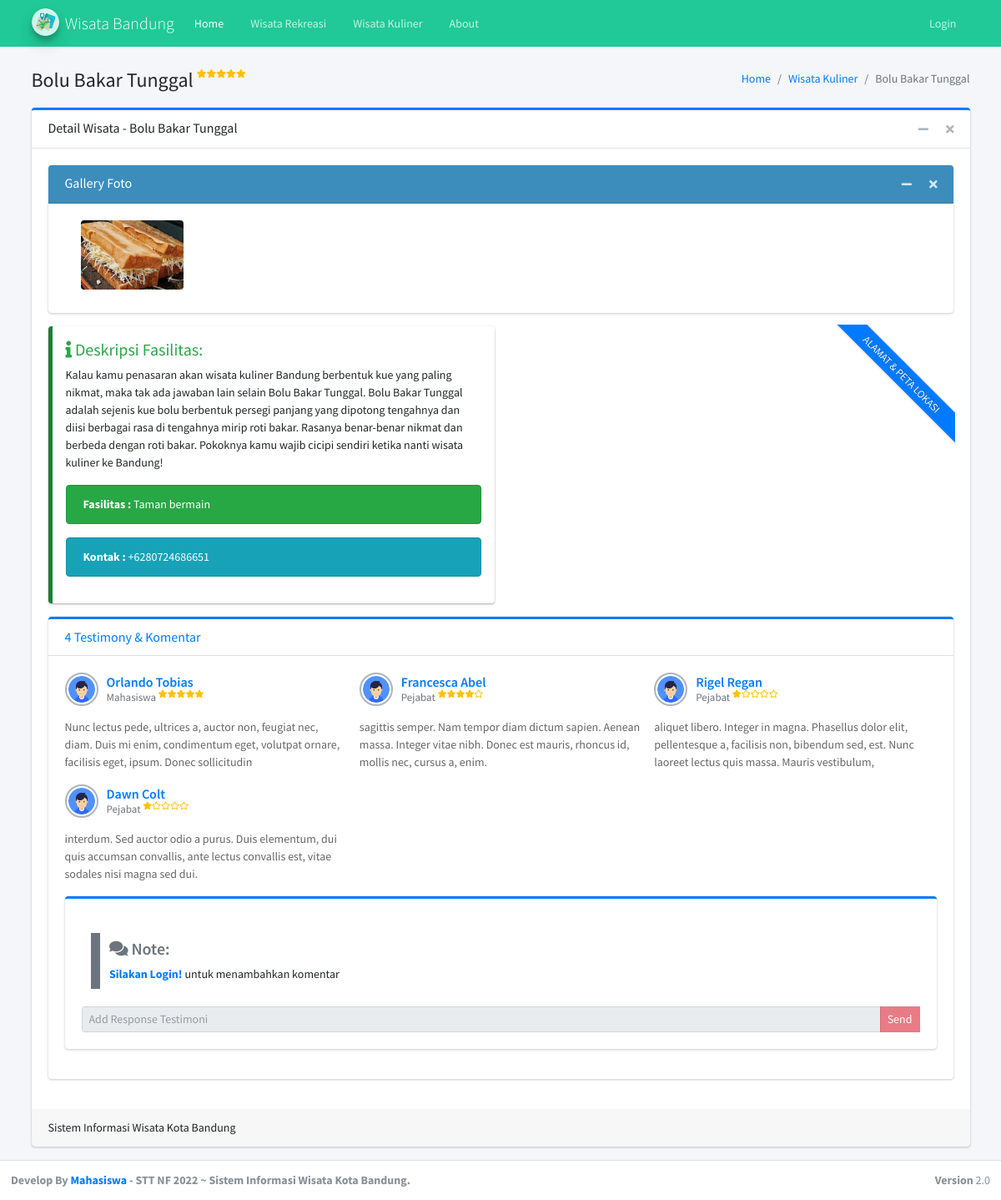
Page /wisata/detail/17 on the committed database.
### tables this page shows
CREATE TABLE `wisata` (
  `id` int(11) NOT NULL AUTO_INCREMENT,
  `nama` varchar(100) DEFAULT NULL,
  `deskripsi` text DEFAULT NULL,
  `jenis_wisata_id` int(11) DEFAULT NULL,
  `fasilitas` text DEFAULT NULL,
  `bintang` smallint(6) DEFAULT NULL,
  `kontak` varchar(45) DEFAULT NULL,
  `alamat` text DEFAULT NULL,
  `latlong` varchar(50) DEFAULT NULL,
  `email` varchar(45) DEFAULT NULL,
  `web` varchar(45) DEFAULT NULL,
  `jenis_kuliner_id` int(11) DEFAULT NULL,
  PRIMARY KEY (`id`),
  KEY `fk_wisata_jenis_wisata_idx` (`jenis_wisata_id`),
  KEY `fk_wisata_jenis_kuliner1_idx` (`jenis_kuliner_id`),
  CONSTRAINT `fk_wisata_jenis_kuliner1` FOREIGN KEY (`jenis_kuliner_id`) REFERENCES `jenis_kuliner` (`id`) ON DELETE NO ACTION ON UPDATE CASCADE,
  CONSTRAINT `fk_wisata_jenis_wisata` FOREIGN KEY (`jenis_wisata_id`) REFERENCES `jenis_wisata` (`id`) ON DELETE NO ACTION ON UPDATE CASCADE
);

CREATE TABLE `gallery_wisata` (
  `id` int(11) NOT NULL AUTO_INCREMENT,
  `foto_wisata` varchar(255) DEFAULT NULL,
  `wisata_id` int(11) DEFAULT NULL,
  PRIMARY KEY (`id`),
  KEY `FK_GALLERY_FOTO REF_WISATA` (`wisata_id`),
  CONSTRAINT `FK_GALLERY_FOTO REF_WISATA` FOREIGN KEY (`wisata_id`) REFERENCES `wisata` (`id`) ON DELETE CASCADE ON UPDATE CASCADE
);

CREATE TABLE `testimoni` (
  `id` int(11) NOT NULL AUTO_INCREMENT,
  `nama` varchar(45) DEFAULT NULL,
  `email` varchar(90) DEFAULT NULL,
  `wisata_id` int(11) NOT NULL,
  `profesi_id` int(11) NOT NULL,
  `rating` smallint(6) DEFAULT NULL,
  `komentar` text DEFAULT NULL,
  `user_id` int(11) DEFAULT NULL,
  `created_at` datetime DEFAULT current_timestamp(),
  `foto` varchar(255) DEFAULT NULL,
  PRIMARY KEY (`id`),
  KEY `fk_testimoni_profesi1` (`profesi_id`),
  KEY `fk_testimoni_wisata1` (`wisata_id`),
  KEY `fk_testimoni_user_id` (`user_id`),
  CONSTRAINT `fk_testimoni_profesi1` FOREIGN KEY (`profesi_id`) REFERENCES `profesi` (`id`) ON DELETE NO ACTION ON UPDATE CASCADE,
  CONSTRAINT `fk_testimoni_user_id` FOREIGN KEY (`user_id`) REFERENCES `users` (`id`) ON DELETE NO ACTION ON UPDATE CASCADE,
  CONSTRAINT `fk_testimoni_wisata1` FOREIGN KEY (`wisata_id`) REFERENCES `wisata` (`id`) ON DELETE NO ACTION ON UPDATE CASCADE
);

CREATE TABLE `profesi` (
  `id` int(11) NOT NULL AUTO_INCREMENT,
  `nama` varchar(20) DEFAULT NULL,
  PRIMARY KEY (`id`)
);

### application/views/wisata_detail.php (the view, shortened to what the rows shown need)
<div class="content-wrapper">
    <div class="content-header">
        <div class="container">
            <div class="row mb-2 mt-4">
                <div class="col-sm-6">
                    <div class="d-flex flex-row">
                        <div class="mr-1">
                            <h1><?php echo $rekreasi->nama; ?> </h1>
                        </div>
                                <?php
                                createStar($rekreasi->bintang);
                                ?>
                    </div>
                </div>
                <div class="col-sm-6">
                    <ol class="breadcrumb float-sm-right">
                        <li class="breadcrumb-item"><a href="index.html">Home</a></li>
                        <?php if ($rekreasi->jenis_wisata_id != null) { ?>
                            <li class="breadcrumb-item"><a href="<?php echo base_url(); ?>wisata/rekreasi">Wisata Rekreasi</a></li>
                        <?php } else { ?>
                            <li class="breadcrumb-item"><a href="<?php echo base_url(); ?>wisata/kuliner">Wisata Kuliner</a></li>
                        <?php } ?>
                        <li class="breadcrumb-item active"><?php echo $rekreasi->nama; ?></li>
                    </ol>
                </div>
            </div>
        </div>
    </div>
    <div class="content">
        <div class="container">
            <div class="row">
                <div class="col-12">
                    <div class="card card-primary card-outline">
                        <div class="card-header">
                            <h3 class="card-title">Detail Wisata - <?php echo $rekreasi->nama; ?></h3>
                            <div class="card-tools">
                                <button type="button" class="btn btn-tool" data-card-widget="collapse" title="Collapse">
                                </button>
                                <button type="button" class="btn btn-tool" data-card-widget="remove" title="Remove">
                                </button>
                            </div>
                        </div>
                        <div class="card-body">
                            <div class="row">
                                <div class="col-12">
                                    <div class="card">
                                        <div class="card-body">
                                            <div class="row">
                                                <?php
                                                foreach ($gallery->result() as $i) {
                                                    if ($i->foto_wisata != NULL) {
                                                        $fotoPath = 'assets/upload/wisata/' . $i->foto_wisata;
                                                        $foto = (file_exists($fotoPath)) ? $fotoPath : 'assets/dist/img/wisata.jpg';
                                                    } else {
                                                        $foto = 'assets/dist/img/wisata.jpg';
                                                    }
                                                ?>
                                                    <div class="col-sm-2">
                                                        <a href="<?= base_url() . $foto; ?>" data-toggle="lightbox" data-title="Gambar <?= $i->id; ?>" data-gallery="gallery">
                                                            <img src="<?= base_url() . $foto; ?>" class="img-fluid mb-2 rounded mx-auto d-block" style="max-height :83px" alt="Gambar" />
                                                        </a>
                                                    </div>
                                                <?php } ?>
                                            </div>
                                        </div>
                                    </div>
                                </div>
                                <div class="col-md-6">
                                    <div class="callout callout-success">
                                        <h5 class="text-success"><i class="fas fa-info"></i> Deskripsi
                                            Fasilitas:</h5>
                                        <p>
                                            <?php echo $rekreasi->deskripsi; ?>
                                        </p>
                                        <div class="alert alert-success">
                                            <b>Fasilitas : </b> <?php echo $rekreasi->fasilitas; ?>
                                        </div>
                                        <div class="alert alert-info">
                                            <b>Kontak : </b> <?php echo $rekreasi->kontak; ?>
                                        </div>
                                    </div>
                                </div>
                                <div class="col-md-12">
                                    <div class="card card-primary card-outline">
                                        <div class="card-body">
                                            <div class="row">
                                                <?php foreach ($testimoni->result() as $i) { ?>
                                                    <div class="col-md-4">
                                                        <div class="post clearfix">
                                                            <div class="user-block">
                                                                <?php
                                                                if ($i->foto != NULL) {
                                                                    $fotoPath = 'assets/upload/user/' . $i->foto;
                                                                    $foto = (file_exists($fotoPath)) ? $fotoPath : 'assets/dist/img/default.png';
                                                                } else {
                                                                    $foto = 'assets/dist/img/default.png';
                                                                }
                                                                ?>
                                                                <img class="img-circle img-bordered-sm" src="<?= base_url() . $foto; ?>" alt="User Image">
                                                                <span class="username">
                                                                    <a href="#"><?php echo $i->nama; ?></a>
                                                                </span>
                                                                <span class="description">
                                                                    <?php echo $i->profesi; ?> <sup>
                                                                        <?php
                                                                        createStar($i->rating);
                                                                        ?></sup>
                                                                </span>
                                                            </div>
                                                            <p>
                                                                <?php echo $i->komentar; ?>
                                                            </p>
                                                        </div>
                                                    </div>
                                                <?php } ?>
                                            </div>
                                        </div>
                                    </div>
                                </div>
                            </div>
                        </div>
                    </div>
                </div>
            </div>
        </div>
    </div>
</div>

### application/views/function/function.php (shortened to what the rows shown need)
<?php
function createStar($star){
    $starMinus = 5 - $star;
    for ($x = 1; $x <= $star; $x++) {
        echo "<i class='fas fa-star text-warning'></i>";
    }
    if ($starMinus != 0) {
        for ($x = 1; $x <= $starMinus; $x++) {
            echo "<i class='far fa-star text-warning'></i>";
     }
    }
}

### rows in the picture
wisata: nama "Bolu Bakar Tunggal", bintang 5 (drawn), deskripsi "Kalau kamu penasaran akan wisata kuliner Bandung berbentuk kue yang paling nikmat, maka tak ada jawaban lain selain Bolu Bakar Tunggal. Bolu Bakar Tunggal adalah sejenis kue bolu berbentuk persegi panjang yang dipotong tengahnya dan diisi berbagai rasa di tengahnya mirip roti bakar. Rasanya benar-benar nikmat dan berbeda dengan roti bakar. Pokoknya kamu wajib cicipi sendiri ketika nanti wisata kuliner ke Bandung!", fasilitas "Taman bermain", kontak "+6280724686651"
gallery_wisata: foto_wisata (picture)
testimoni: nama "Orlando Tobias", profesi.nama "Mahasiswa", rating 5 (drawn), komentar "Nunc lectus pede, ultrices a, auctor non, feugiat nec, diam. Duis mi enim, condimentum eget, volutpat ornare, facilisis eget, ipsum. Donec sollicitudin"
testimoni: nama "Francesca Abel", profesi.nama "Pejabat", rating 4 (drawn), komentar "sagittis semper. Nam tempor diam dictum sapien. Aenean massa. Integer vitae nibh. Donec est mauris, rhoncus id, mollis nec, cursus a, enim."
testimoni: nama "Rigel Regan", profesi.nama "Pejabat", rating 1 (drawn), komentar "aliquet libero. Integer in magna. Phasellus dolor elit, pellentesque a, facilisis non, bibendum sed, est. Nunc laoreet lectus quis massa. Mauris vestibulum,"
testimoni: nama "Dawn Colt", profesi.nama "Pejabat", rating 1 (drawn), komentar "interdum. Sed auctor odio a purus. Duis elementum, dui quis accumsan convallis, ante lectus convallis est, vitae sodales nisi magna sed dui."

### other values in the picture
count($testimoni->result()) "4"
